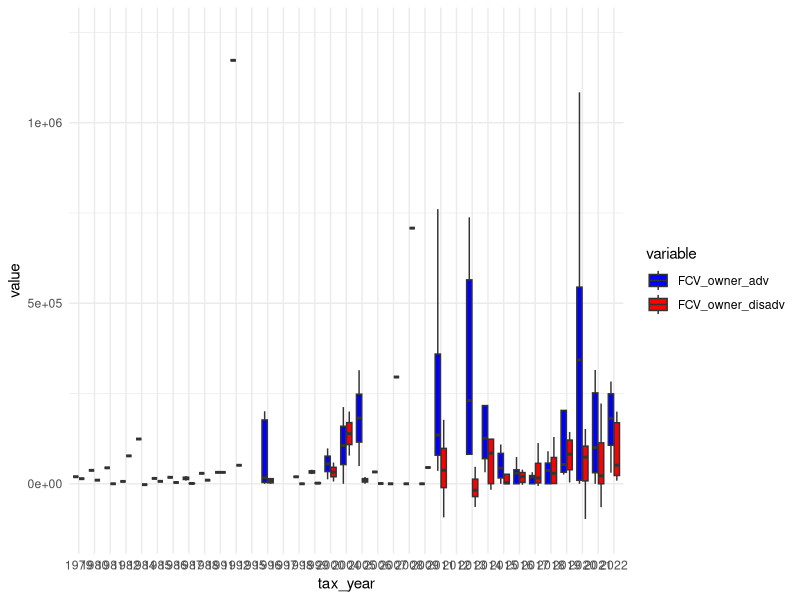
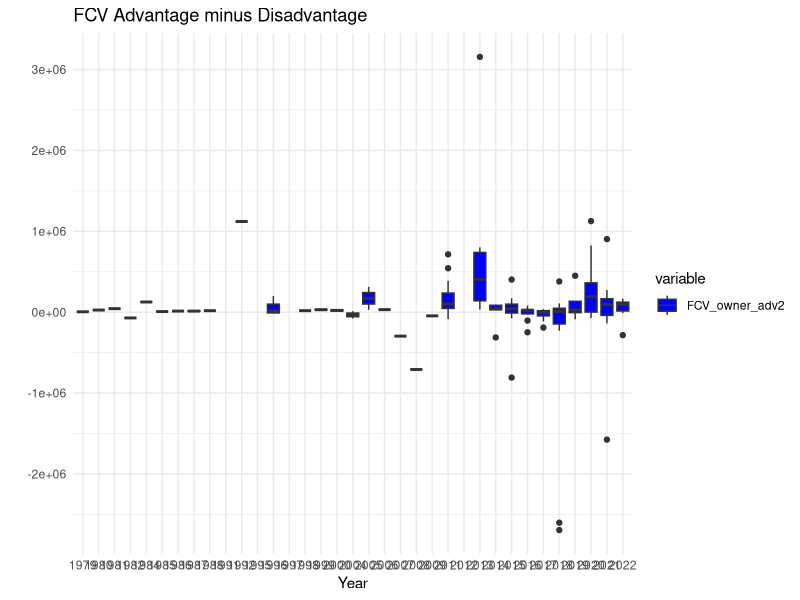
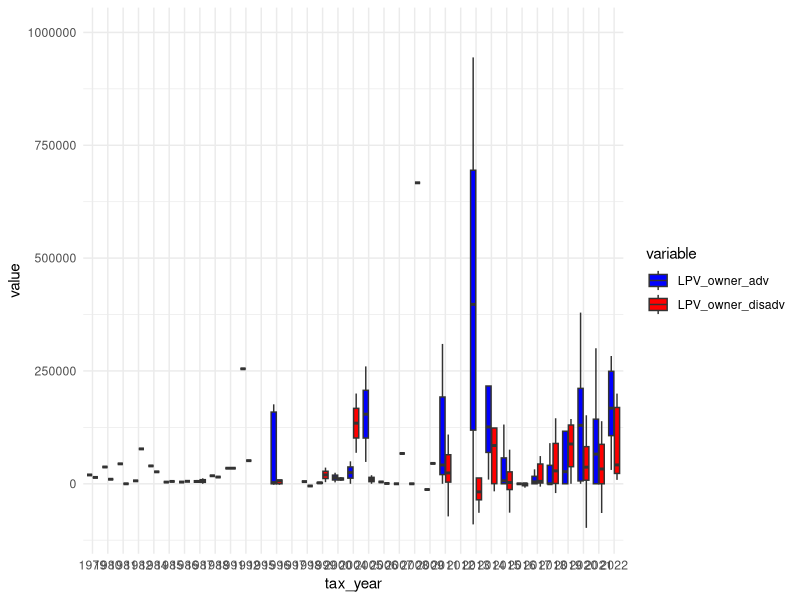
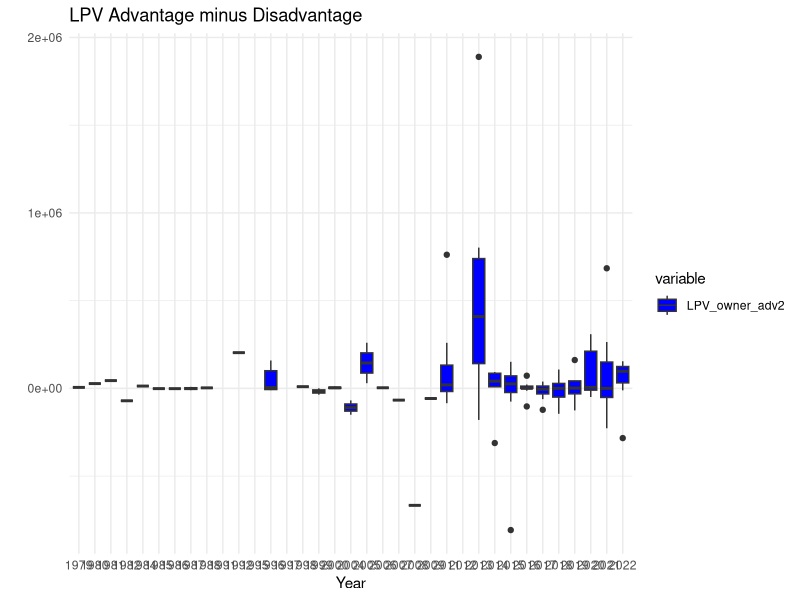

Generate these figures, in order, with R:

library(tidyverse)

# read data into tibble
petitions <- read_csv("Updated2/master_edited_4.28.25.csv")

# create identifier
petitions$ID <- 1:nrow(petitions)

# rename relevant columns
names(petitions)[1] <- 'include'
names(petitions)[3] <- 'tax_year'
names(petitions)[11] <- 'FCV_owner'
names(petitions)[12] <- 'LPV_owner'
names(petitions)[13] <- 'FCV_notice'
names(petitions)[14] <- 'LPV_notice'
names(petitions)[15] <- 'FCV_decision'
names(petitions)[16] <- 'LPV_decision'
names(petitions)[19] <- 'outcome'
names(petitions)[20] <- 'outcome_details'
names(petitions)[21] <- 'FCV_change'
names(petitions)[22] <- 'LPV_change'

petitions$tax_year = as.character(petitions$tax_year)
pet = subset(petitions,include == 1)

pet$FCV_owner = as.numeric(pet$FCV_owner)
pet$LPV_owner = as.numeric(pet$LPV_owner)
pet$FCV_notice = as.numeric(pet$FCV_notice)
pet$LPV_notice = as.numeric(pet$LPV_notice)
pet$FCV_decision = as.numeric(pet$FCV_decision)
pet$LPV_decision = as.numeric(pet$LPV_decision)

pet$FCV_owner_adv = pet$FCV_notice - pet$FCV_decision
pet$FCV_owner_disadv = pet$FCV_decision - pet$FCV_owner

p5a <- ggplot(pet %>% pivot_longer(cols = c(FCV_owner_adv, FCV_owner_disadv), names_to = "variable", values_to = "value"), 
              aes(x = tax_year, y = value, fill = variable)) + 
  geom_boxplot(outlier.shape = NA) + scale_fill_manual(values = c("blue", "red")) + theme_minimal()

p5a <- p5a + ylim(-125000, 1250000)

pet$LPV_owner_adv = pet$LPV_notice - pet$LPV_decision
pet$LPV_owner_disadv = pet$LPV_decision - pet$LPV_owner

p5b <- ggplot(pet %>% pivot_longer(cols = c(LPV_owner_adv, LPV_owner_disadv), names_to = "variable", values_to = "value"), 
              aes(x = tax_year, y = value, fill = variable)) + 
  geom_boxplot(outlier.shape = NA) + scale_fill_manual(values = c("blue", "red")) + theme_minimal()

p5b <- p5b + ylim(-100000, 1000000)

pet$FCV_owner_adv2 = pet$FCV_owner_adv - pet$FCV_owner_disadv

p5a2 <- ggplot(pet %>% pivot_longer(cols = c(FCV_owner_adv2), names_to = "variable", values_to = "value"), 
              aes(x = tax_year, y = value, fill = variable)) + 
  geom_boxplot() + scale_fill_manual(values = c("blue")) + theme_minimal() + 
  labs(title = "FCV Advantage minus Disadvantage", x = "Year", y = "", color = "Outcome")

pet$LPV_owner_adv2 = pet$LPV_owner_adv - pet$LPV_owner_disadv

p5b2 <- ggplot(pet %>% pivot_longer(cols = c(LPV_owner_adv2), names_to = "variable", values_to = "value"), 
               aes(x = tax_year, y = value, fill = variable)) + 
  geom_boxplot() + scale_fill_manual(values = c("blue")) + theme_minimal() +
  labs(title = "LPV Advantage minus Disadvantage", x = "Year", y = "", color = "Outcome")



